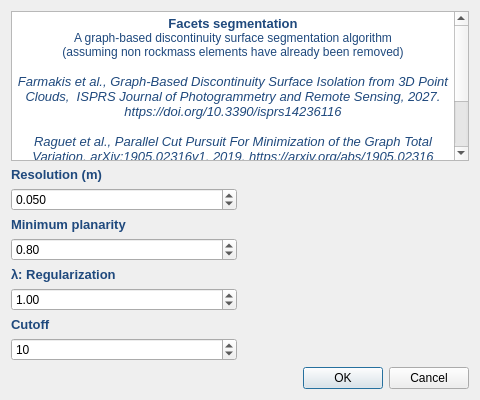
<?xml version="1.0" encoding="UTF-8"?>
<ui version="4.0">
 <class>Facets2Dialog</class>
 <widget class="QDialog" name="Facets2Dialog">
  <property name="geometry">
   <rect>
    <x>0</x>
    <y>0</y>
    <width>480</width>
    <height>400</height>
   </rect>
  </property>
  <property name="windowTitle">
   <string>Discontinuity Surface Segmentation</string>
  </property>
  <property name="windowIcon">
   <iconset resource="../qFacets2.qrc">
    <normaloff>:/CC/plugin/qFacets2/images/qFacets2.png</normaloff>:/CC/plugin/qFacets2/images/qFacets2.png</iconset>
  </property>
  <layout class="QVBoxLayout" name="verticalLayout" stretch="1,1,0">
   <item>
    <widget class="QTextEdit" name="disclaimerTextEdit_2">
     <property name="readOnly">
      <bool>true</bool>
     </property>
     <property name="html">
      <string>&lt;!DOCTYPE HTML PUBLIC &quot;-//W3C//DTD HTML 4.0//EN&quot; &quot;http://www.w3.org/TR/REC-html40/strict.dtd&quot;&gt;
&lt;html&gt;&lt;head&gt;&lt;meta name=&quot;qrichtext&quot; content=&quot;1&quot; /&gt;&lt;style type=&quot;text/css&quot;&gt;
p, li { white-space: pre-wrap; }
&lt;/style&gt;&lt;/head&gt;&lt;body style=&quot; font-family:'MS Shell Dlg 2'; font-size:8.25pt; font-weight:400; font-style:normal;&quot;&gt;
&lt;p align=&quot;center&quot; style=&quot; margin-top:0px; margin-bottom:0px; margin-left:0px; margin-right:0px; -qt-block-indent:0; text-indent:0px; background-color:#ffffff;&quot;&gt;&lt;span style=&quot; font-family:'Calibri,sans-serif'; font-size:10pt; font-weight:600; color:#1f497d;&quot;&gt;Facets segmentation&lt;/span&gt;&lt;/p&gt;
&lt;p align=&quot;center&quot; style=&quot; margin-top:0px; margin-bottom:0px; margin-left:0px; margin-right:0px; -qt-block-indent:0; text-indent:0px; background-color:#ffffff;&quot;&gt;&lt;span style=&quot; font-family:'Calibri,sans-serif'; font-size:9pt; font-weight:300; color:#1f497d;&quot;&gt;A graph-based discontinuity surface segmentation algorithm&lt;/span&gt;&lt;/p&gt;
&lt;p align=&quot;center&quot; style=&quot; margin-top:0px; margin-bottom:0px; margin-left:0px; margin-right:0px; -qt-block-indent:0; text-indent:0px; background-color:#ffffff;&quot;&gt;&lt;span style=&quot; font-family:'Calibri,sans-serif'; font-size:9pt; font-weight:300; color:#1f497d;&quot;&gt;(assuming non rockmass elements have already been removed)&lt;/span&gt;&lt;/p&gt;
&lt;p align=&quot;center&quot; style=&quot;-qt-paragraph-type:empty; margin-top:0px; margin-bottom:0px; margin-left:0px; margin-right:0px; -qt-block-indent:0; text-indent:0px; font-family:'Calibri,sans-serif'; font-size:10pt; font-style:italic; color:#1f497d; background-color:#ffffff;&quot;&gt;&lt;br /&gt;&lt;/p&gt;
&lt;p align=&quot;center&quot; style=&quot; margin-top:0px; margin-bottom:0px; margin-left:0px; margin-right:0px; -qt-block-indent:0; text-indent:0px; background-color:#ffffff;&quot;&gt;&lt;span style=&quot; font-family:'Calibri,sans-serif'; font-size:10pt; font-style:italic; color:#1f497d;&quot;&gt;Farmakis et al., Graph-Based Discontinuity Surface Isolation from 3D Point Clouds,  ISPRS Journal of Photogrammetry and Remote Sensing, 2027. https://doi.org/10.3390/isprs14236116&lt;/span&gt;&lt;/p&gt;
&lt;p align=&quot;center&quot; style=&quot;-qt-paragraph-type:empty; margin-top:0px; margin-bottom:0px; margin-left:0px; margin-right:0px; -qt-block-indent:0; text-indent:0px; font-family:'Calibri,sans-serif'; font-size:10pt; font-style:italic; color:#1f497d; background-color:#ffffff;&quot;&gt;&lt;br /&gt;&lt;/p&gt;
&lt;p align=&quot;center&quot; style=&quot; margin-top:0px; margin-bottom:0px; margin-left:0px; margin-right:0px; -qt-block-indent:0; text-indent:0px; background-color:#ffffff;&quot;&gt;&lt;span style=&quot; font-family:'Calibri,sans-serif'; font-size:10pt; font-style:italic; color:#1f497d;&quot;&gt;Raguet et al., Parallel Cut Pursuit For Minimization of the Graph Total Variation, arXiv:1905.02316v1, 2019. https://arxiv.org/abs/1905.02316&lt;/span&gt;&lt;/p&gt;
&lt;p align=&quot;center&quot; style=&quot;-qt-paragraph-type:empty; margin-top:0px; margin-bottom:0px; margin-left:0px; margin-right:0px; -qt-block-indent:0; text-indent:0px; font-family:'Calibri,sans-serif'; font-size:10pt; font-style:italic; color:#1f497d; background-color:#ffffff;&quot;&gt;&lt;br /&gt;&lt;/p&gt;
&lt;p align=&quot;center&quot; style=&quot; margin-top:0px; margin-bottom:0px; margin-left:0px; margin-right:0px; -qt-block-indent:0; text-indent:0px; background-color:#ffffff;&quot;&gt;&lt;span style=&quot; font-family:'MS Shell Dlg 2,serif'; font-size:8pt; color:#aa007f; background-color:#ffffff;&quot;&gt;© Ioannis Farmakis 2026. This program is free software and can be redistributed and/or modified under the terms of version 3 of the GNU General Public License (GPLv3). This program is distributed WITHOUT ANY WARRANTY; without even the implied warranty of MERCHANTABILITY or FITNESS FOR A PARTICULAR PURPOSE. See the GNU General Public License v3 for more details.&lt;/span&gt;&lt;/p&gt;&lt;/body&gt;&lt;/html&gt;</string>
     </property>
    </widget>
   </item>
   <item>
    <layout class="QHBoxLayout" name="horizontalLayout" stretch="1,1">
         <item>
          <layout class="QVBoxLayout" name="verticalLayout_4">
           <item>
            <widget class="QLabel" name="label_resolution">
             <property name="text">
              <string>&lt;html&gt;&lt;head/&gt;&lt;body&gt;&lt;p&gt;&lt;span style=&quot; font-size:10pt; font-weight:600; color:#1f497d;&quot;&gt;Resolution (m)&lt;/span&gt;&lt;/p&gt;&lt;/body&gt;&lt;/html&gt;</string>
             </property>
            </widget>
           </item>
           <item>
            <widget class="QDoubleSpinBox" name="doubleSpinBoxResolution">
             <property name="decimals">
              <number>3</number>
             </property>
             <property name="minimum">
              <double>0.001000000000000</double>
             </property>
             <property name="singleStep">
              <double>0.010000000000000</double>
             </property>
             <property name="value">
              <double>0.050000000000000</double>
             </property>
            </widget>
           </item>
           <item>
            <spacer name="verticalSpacer_1">
             <property name="orientation">
              <enum>Qt::Vertical</enum>
             </property>
             <property name="sizeHint" stdset="0">
              <size>
               <width>20</width>
               <height>20</height>
              </size>
             </property>
            </spacer>
           </item>
           <item>
            <widget class="QLabel" name="label_planarity">
             <property name="text">
              <string>&lt;html&gt;&lt;head/&gt;&lt;body&gt;&lt;p&gt;&lt;span style=&quot; font-size:10pt; font-weight:600; color:#1f497d;&quot;&gt;Minimum planarity&lt;/span&gt;&lt;/p&gt;&lt;/body&gt;&lt;/html&gt;</string>
             </property>
            </widget>
           </item>
           <item>
            <widget class="QDoubleSpinBox" name="doubleSpinBoxMinPlanarity">
             <property name="decimals">
              <number>2</number>
             </property>
             <property name="minimum">
              <double>0.000000000000000</double>
             </property>
             <property name="maximum">
              <double>1.000000000000000</double>
             </property>
             <property name="singleStep">
              <double>0.050000000000000</double>
             </property>
             <property name="value">
              <double>0.800000000000000</double>
             </property>
            </widget>
           </item>
           <item>
            <spacer name="verticalSpacer_2">
             <property name="orientation">
              <enum>Qt::Vertical</enum>
             </property>
             <property name="sizeHint" stdset="0">
              <size>
               <width>20</width>
               <height>20</height>
              </size>
             </property>
            </spacer>
           </item>
           <item>
            <widget class="QLabel" name="label_regularization">
             <property name="text">
              <string>&lt;html&gt;&lt;head/&gt;&lt;body&gt;&lt;p&gt;&lt;span style=&quot; font-size:10pt; font-weight:600; color:#1f497d;&quot;&gt;λ: Regularization&lt;/span&gt;&lt;/p&gt;&lt;/body&gt;&lt;/html&gt;</string>
             </property>
            </widget>
           </item>
           <item>
            <widget class="QDoubleSpinBox" name="doubleSpinBoxRegularization">
             <property name="minimum">
              <double>0.000000000000000</double>
             </property>
             <property name="maximum">
              <double>50.000000000000000</double>
             </property>
             <property name="singleStep">
              <double>0.050000000000000</double>
             </property>
             <property name="value">
              <double>1.000000000000000</double>
             </property>
            </widget>
           </item>
           <item>
            <spacer name="verticalSpacer_3">
             <property name="orientation">
              <enum>Qt::Vertical</enum>
             </property>
             <property name="sizeHint" stdset="0">
              <size>
               <width>20</width>
               <height>20</height>
              </size>
             </property>
            </spacer>
           </item>
           <item>
            <widget class="QLabel" name="label_cutoff">
             <property name="text">
              <string>&lt;html&gt;&lt;head/&gt;&lt;body&gt;&lt;p&gt;&lt;span style=&quot; font-size:10pt; font-weight:600; color:#1f497d;&quot;&gt;Cutoff&lt;/span&gt;&lt;/p&gt;&lt;/body&gt;&lt;/html&gt;</string>
             </property>
            </widget>
           </item>
           <item>
            <widget class="QSpinBox" name="spinBoxCutoff">
             <property name="minimum">
              <number>1</number>
             </property>
             <property name="maximum">
              <number>1000000</number>
             </property>
             <property name="value">
              <number>10</number>
             </property>
            </widget>
           </item>
           <item>
            <spacer name="verticalSpacer_4">
             <property name="orientation">
              <enum>Qt::Vertical</enum>
             </property>
             <property name="sizeHint" stdset="0">
              <size>
               <width>20</width>
               <height>40</height>
              </size>
             </property>
            </spacer>
           </item>
          </layout>
         </item>
         <item>
          <widget class="QLabel" name="label_image">
           <property name="autoFillBackground">
            <bool>true</bool>
           </property>
           <property name="styleSheet">
            <string notr="true"/>
           </property>
           <property name="text">
            <string/>
           </property>
           <property name="pixmap">
            <pixmap resource="../qFacets2.qrc">:/CC/plugin/qFacets2/images/discontinuities.jpg</pixmap>
           </property>
           <property name="scaledContents">
            <bool>true</bool>
           </property>
           <property name="alignment">
            <set>Qt::AlignCenter</set>
           </property>
          </widget>
         </item>
    </layout>
   </item>
   <item>
    <widget class="QDialogButtonBox" name="buttonBox">
     <property name="orientation">
      <enum>Qt::Horizontal</enum>
     </property>
     <property name="standardButtons">
      <set>QDialogButtonBox::Cancel|QDialogButtonBox::Ok</set>
     </property>
    </widget>
   </item>
  </layout>
 </widget>
 <resources>
  <include location="../qFacets2.qrc"/>
 </resources>
 <connections>
  <connection>
   <sender>buttonBox</sender>
   <signal>rejected()</signal>
   <receiver>Facets2Dialog</receiver>
   <slot>reject()</slot>
   <hints>
    <hint type="sourcelabel">
     <x>316</x>
     <y>260</y>
    </hint>
    <hint type="destinationlabel">
     <x>286</x>
     <y>274</y>
    </hint>
   </hints>
  </connection>
  <connection>
   <sender>buttonBox</sender>
   <signal>accepted()</signal>
   <receiver>Facets2Dialog</receiver>
   <slot>accept()</slot>
   <hints>
    <hint type="sourcelabel">
     <x>248</x>
     <y>254</y>
    </hint>
    <hint type="destinationlabel">
     <x>157</x>
     <y>274</y>
    </hint>
   </hints>
  </connection>
 </connections>
</ui>
